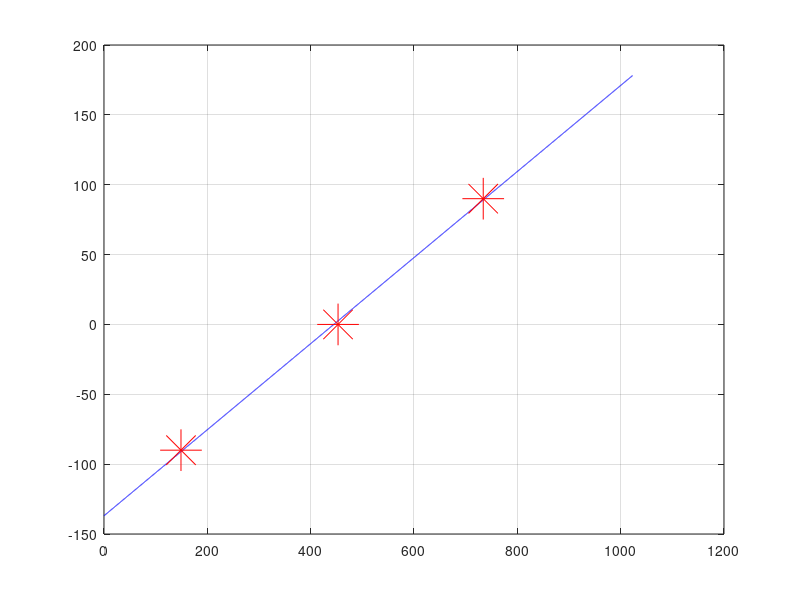

This chart was generated by the following MATLAB code:
clear

px = [ 149, 453, 734];
py = [-90, 0, 90];

# y = m*x + b
m = 0.308;                
b = -136.955;

dx = 0.1;
x = [0 : dx : 1023];
y = m*x + b;

figure();
plot(x, y, '-b', 'markersize' , 30);
grid; 

hold on;
plot(px, py, '*r', 'markersize' , 30); 

